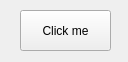
<?xml version="1.0" encoding="UTF-8"?>
<ui version="4.0">
 <class>minimal_app</class>
 <widget class="QWidget" name="minimal_app">
  <property name="geometry">
   <rect>
    <x>0</x>
    <y>0</y>
    <width>128</width>
    <height>62</height>
   </rect>
  </property>
  <property name="windowTitle">
   <string/>
  </property>
  <widget class="QPushButton" name="button">
   <property name="geometry">
    <rect>
     <x>20</x>
     <y>10</y>
     <width>91</width>
     <height>41</height>
    </rect>
   </property>
   <property name="text">
    <string>Click me</string>
   </property>
  </widget>
 </widget>
 <resources/>
 <connections/>
</ui>
